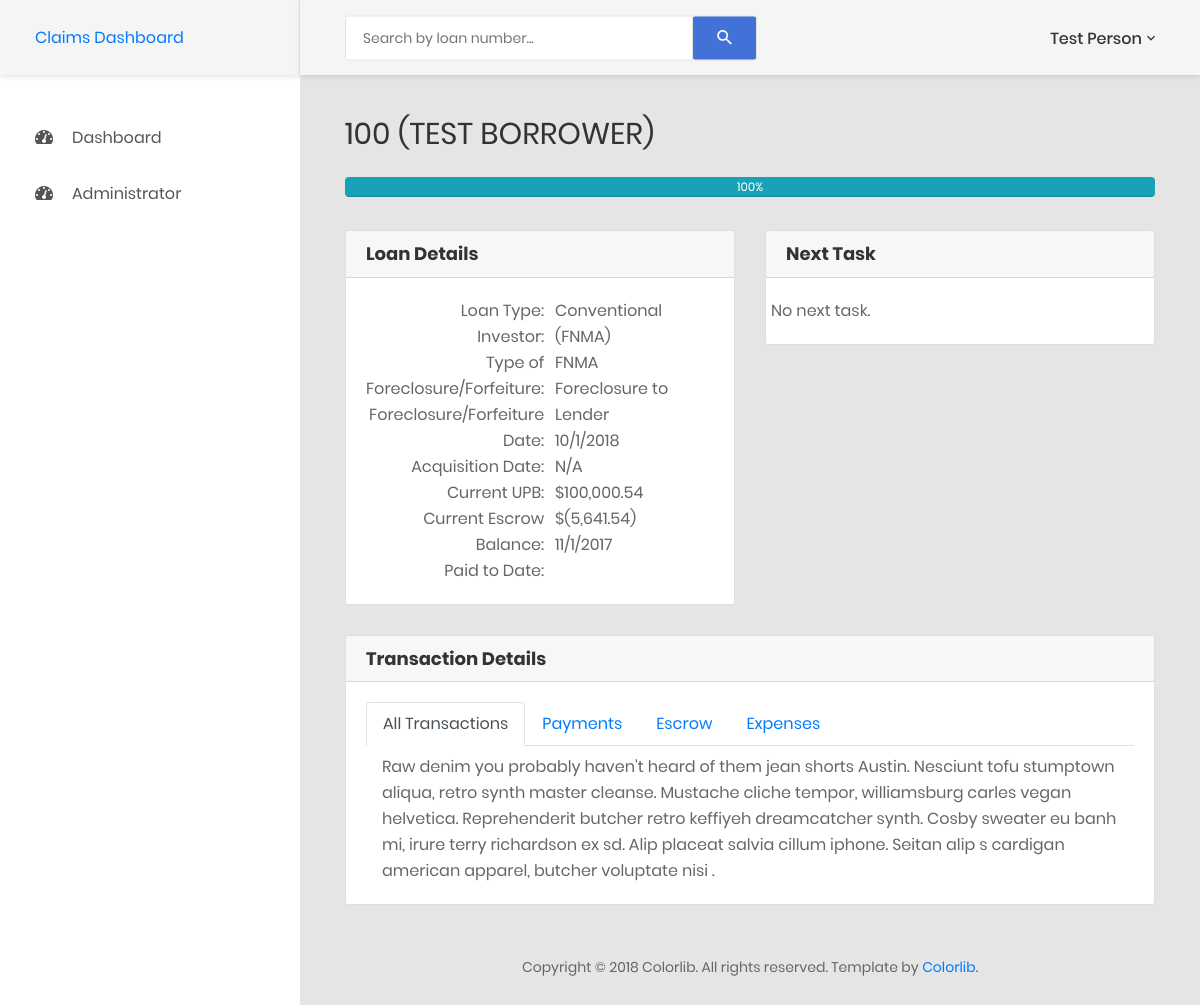
Screenshot of /loan.php?id=1 (signed in) with the database file from the repository.
### tables this page shows
CREATE TABLE `users` (
  `id` bigint(11) NOT NULL,
  `firstName` varchar(50) NOT NULL COMMENT 'User''s first name',
  `lastName` varchar(50) NOT NULL COMMENT 'User''s last name',
  `email` varchar(100) NOT NULL COMMENT 'User''s email address used to login',
  `password` varchar(255) NOT NULL COMMENT 'User''s password hashed',
  `isActive` int(1) NOT NULL DEFAULT '1' COMMENT 'User''s status: 0 - inactive; 1 - active',
  `createdDate` datetime NOT NULL DEFAULT CURRENT_TIMESTAMP COMMENT 'Date the user was created',
  `modifiedDate` datetime NOT NULL DEFAULT CURRENT_TIMESTAMP COMMENT 'Date the user was last modified',
  `roleID` int(11) NOT NULL
);

CREATE TABLE `loans` (
  `id` int(11) NOT NULL,
  `loanNumber` int(11) NOT NULL COMMENT 'Loan number',
  `loanType` int(11) NOT NULL COMMENT 'Loan type: 1 - FHA; 2 - VA; 3 - Conventional; 4 - Conventional with PMI; 5 - USDA; 6 - Title I',
  `investor` varchar(25) NOT NULL COMMENT 'The loan''s investor',
  `borrowerName` varchar(100) NOT NULL COMMENT 'Primary borrower''s first and last name',
  `paidToDate` date NOT NULL COMMENT 'The paid to date of the loan',
  `upb` decimal(10,2) NOT NULL COMMENT 'Current unpaid principal balance',
  `escrowBalance` decimal(10,2) NOT NULL COMMENT 'Current escrow balance',
  `ffrType` int(11) NOT NULL COMMENT 'Type of foreclosure/forfeiture: 1 - Foreclosure to Lender; 2 - Foreclosure to Third Party; 3 - Pre-foreclosure Sale; 4 - Deed-in-Lieu of Foreclosure; 5 - Manual Entry',
  `ffrDate` date NOT NULL COMMENT 'Date of foreclosure/forfeiture',
  `acquisitionDate` date DEFAULT NULL COMMENT 'Date of acquisition',
  `status` int(11) NOT NULL DEFAULT '1' COMMENT 'Loan''s status: 0 - inactive (completed); 1 - active'
);

CREATE TABLE `loantypes` (
  `id` int(11) NOT NULL,
  `description` varchar(50) NOT NULL,
  `softDelete` int(11) NOT NULL DEFAULT '0'
);

CREATE TABLE `ffr` (
  `id` int(11) NOT NULL,
  `description` varchar(50) NOT NULL,
  `softDelete` int(11) NOT NULL
);

### loan.php (the view, shortened to what this page needs)
<?php
require('include/connection.php');
if (isset($_GET['msg'])) {
    $msg = $_GET['msg'];
} elseif (isset($_GET['id'])) {
    $id = $_GET['id'];
} else {
    header("Location: index.php");
    exit();
}
?>
<!DOCTYPE html>
<html lang="en">
<head>
    <link href="css/font-face.css" rel="stylesheet" media="all">
    <link href="vendor/font-awesome-4.7/css/font-awesome.min.css" rel="stylesheet" media="all">
    <link href="vendor/font-awesome-5/css/fontawesome-all.min.css" rel="stylesheet" media="all">
    <link href="vendor/mdi-font/css/material-design-iconic-font.min.css" rel="stylesheet" media="all">
    <link href="vendor/bootstrap-4.1/bootstrap.min.css" rel="stylesheet" media="all">
    <link href="vendor/animsition/animsition.min.css" rel="stylesheet" media="all">
    <link href="vendor/bootstrap-progressbar/bootstrap-progressbar-3.3.4.min.css" rel="stylesheet" media="all">
    <link href="vendor/wow/animate.css" rel="stylesheet" media="all">
    <link href="vendor/css-hamburgers/hamburgers.min.css" rel="stylesheet" media="all">
    <link href="vendor/slick/slick.css" rel="stylesheet" media="all">
    <link href="vendor/select2/select2.min.css" rel="stylesheet" media="all">
    <link href="vendor/perfect-scrollbar/perfect-scrollbar.css" rel="stylesheet" media="all">
    <link href="css/theme.css" rel="stylesheet" media="all">
</head>
<body class="animsition">
    <div class="page-wrapper">
        <aside class="menu-sidebar d-none d-lg-block">
            <div class="logo">
                <a href="#">
                    Claims Dashboard
                </a>
            </div>
            <?php
            require('include/sidebar.php');
            ?>
        </aside>
        <div class="page-container">
            <?php
            require('include/header.php');
            ?>
            <div class="main-content">
                <div class="section__content section__content--p30">
                    <div class="container-fluid">
                        <div class="row">
                            <div class="col-md-12">
                                    <?php
                                    if (isset($msg) && $msg == 1) {
                                        ?>
                                        <div class="alert alert-danger" role="alert">
                                            Loan number not found. Try again.
                                        </div>
                            </div>
                        </div>
                    </div>
                </div>
            </div>
                                        <?php
                                    } else {
                                        $getLoan = $mysqli->query("SELECT A.*, B.description AS loantype, C.description AS ffrType
                                        FROM loans A
                                        JOIN loantypes B ON A.loanType = B.id
                                        JOIN ffr C ON A.ffrType = C.id
                                        WHERE A.id = " . $id) or die ("There was an error with the database connection " . $mysqli->error);
                                        $row = $getLoan->fetch_assoc();
                                        ?>
            <div class="overview-wrap">
                <h2 class="title-1"><?php echo $row["loanNumber"] . " (" . $row["borrowerName"] . ")"; ?></h2>
            </div>
        </div>
    </div>
    <div class="row m-t-25">
        <div class="col-lg-12">
            <div class="progress mb-2">
                <?php
                $getTotalTaskCount = $mysqli->query("SELECT COUNT(*) AS total FROM tasklist WHERE loanType = (SELECT loanType FROM loans WHERE id = $id) AND ffrType = (SELECT ffrType FROM loans WHERE id = $id)") or die ("There was an error with the database connection. " . $mysqli->error);
                $totalTaskCount = $getTotalTaskCount->fetch_assoc()["total"];
                $getCompletedTasks = $mysqli->query("SELECT COUNT(DISTINCT taskID) AS total FROM loanleveltasks WHERE loanID = $id AND completedDate IS NOT NULL") or die ("There was an error with the database connection." . $mysqli->error);
                $completedTaskCount = $getCompletedTasks->fetch_assoc()["total"];
                $percentageComplete = round(($completedTaskCount / $totalTaskCount) * 100);
                ?>
                <div class="progress-bar bg-info" role="progressbar" style="width: <?php echo $percentageComplete; ?>%" aria-valuenow="<?php echo $percentageComplete; ?>" aria-valuemin="0" aria-valuemax="100"><?php echo $percentageComplete; ?>%</div>
            </div>
        </div>
    </div>
    <div class="row m-t-25">
        <div class="col-lg-6">
            <div class="card">
                <div class="card-header">
                    <h4>Loan Details</h4>
                </div>
                <div class="card-body">
                    <div class="row">
                        <div class="col-6">
                            <table style="text-align:right;" border="0" width="100%;">
                                <tr>
                                    <td>
                                        Loan Type:
                                    </td>
                                </tr>
                                <tr>
                                    <td>
                                        Investor:
                                    </td>
                                </tr>
                                <tr>
                                    <td>
                                        Type of Foreclosure/Forfeiture:
                                    </td>
                                </tr>
                                <tr>
                                    <td>
                                        Foreclosure/Forfeiture Date:
                                    </td>
                                </tr>
                                <tr>
                                    <td>
                                        Acquisition Date:
                                    </td>
                                </tr>
                                <tr>
                                    <td>
                                        Current UPB:
                                    </td>
                                </tr>
                                <tr>
                                    <td>
                                        Current Escrow Balance:
                                    </td>
                                </tr>
                                <tr>
                                    <td>
                                        Paid to Date:
                                    </td>
                                </tr>
                            </table>
                        </div>
                        <div class="col-6">
                            <table border="0">
                                <tr>
                                    <td>
                                        <?php echo $row["loantype"]; ?>
                                    </td>
                                </tr>
                                <tr>
                                    <td>
                                        <?php echo $row["investor"]; ?>
                                    </td>
                                </tr>
                                <tr>
                                    <td>
                                        <?php echo $row["ffrType"]; ?>
                                    </td>
                                </tr>
                                <tr>
                                    <td>
                                        <?php echo DateTime::createFromFormat('Y-n-j', $row["ffrDate"])->format("n/j/Y"); ?>
                                    </td>
                                </tr>
                                <tr>
                                    <td>
                                        <?php
                                        if (empty($row["acquisitionDate"])) {
                                            echo "N/A";
                                        } else {
                                            echo DateTime::createFromFormat('Y-n-j', $row["ffrDate"])->format("n/j/Y");
                                        }
                                        ?>
                                    </td>
                                </tr>
                                <tr>
                                    <td>
                                        <?php echo ($row["upb"] < 0 ? "$(" . (number_format(abs($row["upb"]), 2)) . ")": "$" . number_format($row["upb"], 2)); ?>
                                    </td>
                                </tr>
                                <tr>
                                    <td>
                                        <?php echo ($row["escrowBalance"] < 0 ? "$(" . (number_format(abs($row["escrowBalance"]), 2)) . ")": "$" . number_format($row["escrowBalance"], 2)); ?>
                                    </td>
                                </tr>
                                <tr>
                                    <td>
                                        <?php echo DateTime::createFromFormat('Y-n-j', $row["paidToDate"])->format("n/j/Y"); ?>
                                    </td>
                                </tr>
                            </table>
                        </div>
                    </div>
                </div>
            </div>
        </div>
        <div class="col-lg-6">
            <div class="card">
                <div class="card-header">
                    <h4>Next Task</h4>
                </div>
                <div class="card-body">
                    <div class="row">
                    <?php
                    $getTask = $mysqli->query("SELECT A.dueDate, A.id AS uniqueTaskID, B.*
                    FROM loanleveltasks A
                    JOIN tasklist B ON A.taskID = B.id
                    WHERE A.loanID = $id AND A.completedDate IS NULL") or die ("There was an error with the database connection. " . $mysqli->error);
                    if ($getTask->num_rows == 0) {
                        echo "<p>No next task.</p>";
                    }
                    ?>
                    </div>
                </div>
            </div>
        </div>
    </div>
    <div class="row">
        <div class="col-lg-12">
            <div class="card">
                <div class="card-header">
                    <h4>Transaction Details</h4>
                </div>
                <div class="card-body">
                    <div class="custom-tab">
                        <nav>
                            <div class="nav nav-tabs" id="nav-tab" role="tablist">
                                <a class="nav-item nav-link active" id="custom-nav-home-tab" data-toggle="tab" href="#custom-nav-home" role="tab" aria-controls="custom-nav-home"
                                   aria-selected="true">All Transactions</a>
                                <a class="nav-item nav-link" id="custom-nav-profile-tab" data-toggle="tab" href="#custom-nav-profile" role="tab" aria-controls="custom-nav-profile"
                                   aria-selected="false">Payments</a>
                                <a class="nav-item nav-link" id="custom-nav-contact-tab" data-toggle="tab" href="#custom-nav-contact" role="tab" aria-controls="custom-nav-contact"
                                   aria-selected="false">Escrow</a>
                                <a class="nav-item nav-link" id="custom-nav-contact-tab" data-toggle="tab" href="#custom-nav-contact" role="tab" aria-controls="custom-nav-contact"
                                   aria-selected="false">Expenses</a>
                            </div>
                        </nav>
                        <div class="tab-content pl-3 pt-2" id="nav-tabContent">
                            <div class="tab-pane fade show active" id="custom-nav-home" role="tabpanel" aria-labelledby="custom-nav-home-tab">
                                <p>Raw denim you probably haven't heard of them jean shorts Austin. Nesciunt tofu stumptown aliqua, retro synth
                                    master cleanse. Mustache cliche tempor, williamsburg carles vegan helvetica. Reprehenderit butcher retro keffiyeh
                                    dreamcatcher synth. Cosby sweater eu banh mi, irure terry richardson ex sd. Alip placeat salvia cillum iphone.
                                    Seitan alip s cardigan american apparel, butcher voluptate nisi .</p>
                            </div>
                        </div>
                    </div>
                </div>
            </div>
        </div>
    </div>
    <?php
    require('include/footer.php');
    ?>
    </div>
    </div>
    </div>
    <?php
    }
    ?>
        </div>
    </div>
</body>
</html>

### include/header.php (shortened to what this page needs)
<header class="header-desktop">
    <div class="section__content section__content--p30">
        <div class="container-fluid">
            <div class="header-wrap">
                <form class="form-header" action="" method="POST">
                    <input class="au-input au-input--xl" type="text" name="search" placeholder="Search by loan number..." />
                    <button class="au-btn--submit" type="submit" name="searchLoan">
                        <i class="zmdi zmdi-search"></i>
                    </button>
                </form>
                <div class="header-button">
                    <div class="account-wrap">
                        <div class="account-item clearfix js-item-menu">
                            <div class="content">
                                <?php
                                $getUserName = $mysqli->query("SELECT firstName, lastName FROM users WHERE id = " . $_SESSION["userID"]);
                                $userNameRow = $getUserName->fetch_assoc();
                                $userName = $userNameRow["firstName"] . " " . $userNameRow["lastName"];
                                ?>
                                <a class="js-acc-btn" href="#"><?php echo $userName; ?></a>
                            </div>
                        </div>
                    </div>
                </div>
            </div>
        </div>
    </div>
</header>

### rows the page displays
users: userName "Test Person"
loans: loanNumber "100", borrowerName "TEST BORROWER", loantypes.description "Conventional (FNMA)", investor "FNMA", ffr.description "Foreclosure to Lender", ffrDate "10/1/2018", upb "100,000.54", escrowBalance "5,641.54", paidToDate "11/1/2017"

### other values shown
$percentageComplete "100"
